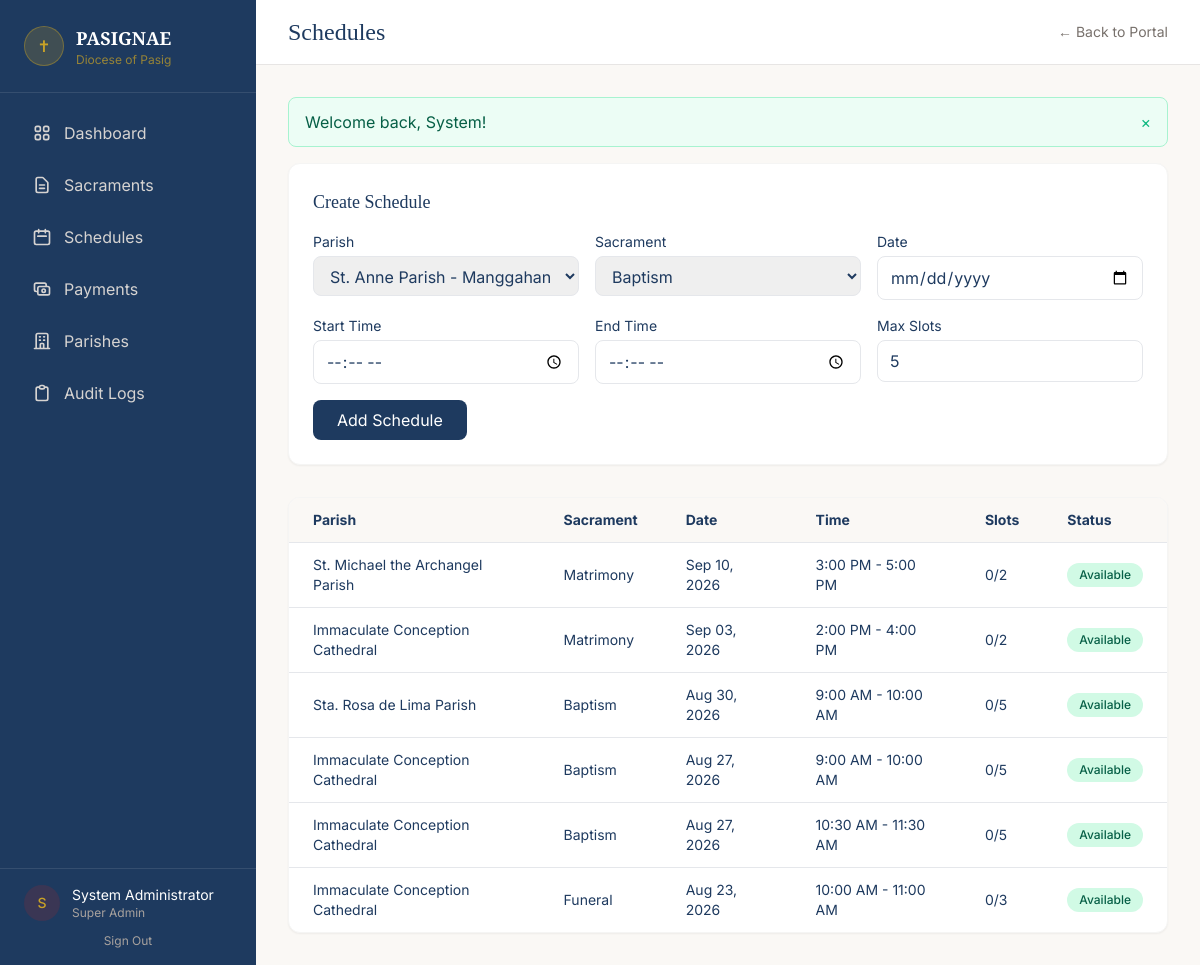
The page /schedules (signed in) on the database its author committed.
### tables this page shows
CREATE TABLE schedules (
    id INT UNSIGNED NOT NULL AUTO_INCREMENT,
    parish_id SMALLINT UNSIGNED NOT NULL,
    sacrament_type_id TINYINT UNSIGNED NOT NULL,
    event_date DATE NOT NULL,
    start_time TIME NOT NULL,
    end_time TIME DEFAULT NULL,
    max_slots TINYINT UNSIGNED NOT NULL DEFAULT 5,
    booked_slots TINYINT UNSIGNED NOT NULL DEFAULT 0,
    status ENUM('available', 'full', 'cancelled') NOT NULL DEFAULT 'available',
    notes TEXT DEFAULT NULL,
    created_at TIMESTAMP NOT NULL DEFAULT CURRENT_TIMESTAMP,
    updated_at TIMESTAMP NOT NULL DEFAULT CURRENT_TIMESTAMP ON UPDATE CURRENT_TIMESTAMP,
    PRIMARY KEY (id),
    FOREIGN KEY (parish_id) REFERENCES parishes(id) ON DELETE CASCADE,
    FOREIGN KEY (sacrament_type_id) REFERENCES sacrament_types(id) ON DELETE RESTRICT,
    INDEX idx_parish_date (parish_id, event_date),
    INDEX idx_sacrament (sacrament_type_id)
);

CREATE TABLE parishes (
    id SMALLINT UNSIGNED NOT NULL AUTO_INCREMENT,
    vicariate_id SMALLINT UNSIGNED NOT NULL,
    name VARCHAR(200) NOT NULL,
    address_id INT UNSIGNED DEFAULT NULL,
    contact_number VARCHAR(20) DEFAULT NULL,
    email VARCHAR(150) DEFAULT NULL,
    priest_name VARCHAR(150) DEFAULT NULL,
    status ENUM('active', 'inactive') NOT NULL DEFAULT 'active',
    created_at TIMESTAMP NOT NULL DEFAULT CURRENT_TIMESTAMP,
    updated_at TIMESTAMP NOT NULL DEFAULT CURRENT_TIMESTAMP ON UPDATE CURRENT_TIMESTAMP,
    PRIMARY KEY (id),
    FOREIGN KEY (vicariate_id) REFERENCES vicariates(id) ON DELETE RESTRICT,
    FOREIGN KEY (address_id) REFERENCES addresses(id) ON DELETE SET NULL,
    INDEX idx_vicariate (vicariate_id)
);

CREATE TABLE sacrament_types (
    id TINYINT UNSIGNED NOT NULL AUTO_INCREMENT,
    name VARCHAR(50) NOT NULL UNIQUE,
    slug VARCHAR(50) NOT NULL UNIQUE,
    description TEXT DEFAULT NULL,
    fee DECIMAL(10,2) NOT NULL DEFAULT 0.00,
    created_at TIMESTAMP NOT NULL DEFAULT CURRENT_TIMESTAMP,
    PRIMARY KEY (id)
);

### app/Helpers/functions.php (called while the page is built, shortened)
<?php
function config(string $key, mixed $default = null): mixed
{
    static $config = null;
    if ($config === null) {
        $config = require BASE_PATH . '/config/app.php';
    }
    $keys = explode('.', $key);
    $value = $config;
    foreach ($keys as $k) {
        $value = $value[$k];
    }
    return $value;
}
function base_url(string $path = ''): string
{
    $base = rtrim(config('url'), '/');
    $path = ltrim($path, '/');
    return $path ? "{$base}/{$path}" : $base;
}
function view(string $template, array $data = []): void
{
    extract($data);
    $file = VIEW_PATH . '/' . str_replace('.', '/', $template) . '.php';
    require $file;
}
function e(?string $value): string
{
    return htmlspecialchars($value ?? '', ENT_QUOTES, 'UTF-8');
}
function auth(): ?array
{
    return $_SESSION['user'] ?? null;
}
function can_access(string $permission): bool
{
    $user = auth();
    $permissions = [
        'super_admin' => ['*'],
        'diocese_admin' => ['dashboard.diocese', 'parishes', 'reports', 'users', 'sacraments', 'schedules', 'payments', 'audit'],
        'parish_admin' => ['dashboard.parish', 'parishes.view', 'reports.parish', 'users.parish', 'sacraments', 'schedules', 'payments', 'audit'],
        'parish_staff' => ['dashboard.parish', 'sacraments', 'schedules', 'payments'],
        'parish_priest' => ['dashboard.parish', 'sacraments', 'schedules'],
        'chancery' => ['dashboard.diocese', 'reports', 'sacraments.view', 'audit'],
        'parishioner' => ['dashboard.user', 'sacraments', 'payments'],
    ];
    $rolePerms = $permissions[$user['role_slug']] ?? [];
    if (in_array('*', $rolePerms, true)) {
        return true;
    }
    return in_array($permission, $rolePerms, true);
}
function format_date(?string $date, string $format = 'M d, Y'): string
{
    return date($format, strtotime($date));
}

### app/Controllers/ScheduleController.php (called while the page is built, shortened)
<?php
class ScheduleController extends Controller
{
    public function index(): void
    {
        $user = auth();
        $parishId = in_array($user['role_slug'], ['parish_admin', 'parish_staff', 'parish_priest'], true)
            ? (int) $user['parish_id'] : null;
        view('schedules.index', [
            'layout' => 'app',
            'title' => 'Schedules',
            'schedules' => (new ScheduleRepository())->getByParish($parishId),
            'parishes' => (new ParishRepository())->getAllWithVicariate(),
            'sacrament_types' => (new SacramentRepository())->getTypes(),
        ]);
    }
}

### index.php (called while the page is built, shortened)
<?php
$router = new Router();
$request = new Request();
$router->dispatch($request);

### config/app.php (called while the page is built)
<?php
$appUrl = 'http://localhost/Pasignae';
if (getenv('DDEV_PRIMARY_URL')) {
    $appUrl = rtrim((string) getenv('DDEV_PRIMARY_URL'), '/');
} elseif (!empty($_SERVER['HTTP_HOST'])) {
    $https = (!empty($_SERVER['HTTPS']) && $_SERVER['HTTPS'] !== 'off')
        || (($_SERVER['HTTP_X_FORWARDED_PROTO'] ?? '') === 'https')
        || (($_SERVER['SERVER_PORT'] ?? '') === '443');
    $scriptDir = str_replace('\\', '/', dirname($_SERVER['SCRIPT_NAME'] ?? '/'));
    $basePath = ($scriptDir === '/' || $scriptDir === '.') ? '' : rtrim($scriptDir, '/');
    $appUrl = ($https ? 'https' : 'http') . '://' . $_SERVER['HTTP_HOST'] . $basePath;
}
return [
    'name' => 'PASIGNAE',
    'full_name' => 'Diocese of Pasig Church Web Portal',
    'url' => $appUrl,
    'timezone' => 'Asia/Manila',
    'debug' => true,
    'session' => [
        'name' => 'pasignae_session',
        'lifetime' => 7200,
    ],
    'mail' => [
        'host' => 'smtp.gmail.com',
        'port' => 587,
        'username' => 'pasignae101@gmail.com',
        'password' => 'nzmi ovua wppf mqop',
        'from_email' => 'pasignae101@gmail.com',
        'from_name' => 'PASIGNAE - Diocese of Pasig',
        'encryption' => 'tls',
    ],
    'otp' => [
        'length' => 6,
        'expiry_minutes' => 15,
    ],
    'scheduling' => [
        'baptism' => [
            'window_days' => 0,
            'window_label' => null,
            'ceremony_label' => 'Baptism',
            'require_full_future_window' => false,
        ],
        'matrimony' => [
            'window_days' => 7,
            'window_label' => '7-Day Marriage Preparation',
            'ceremony_label' => 'Marriage Ceremony',
            'require_full_future_window' => true,
        ],
        'funeral' => [
            'window_days' => 7,
            'window_label' => '7-Day Wake Period',
            'ceremony_label' => 'Funeral Service',
            'require_full_future_window' => false,
        ],
    ],
    'upload' => [
        'max_size' => 5 * 1024 * 1024,
        'allowed_types' => ['pdf', 'jpg', 'jpeg', 'png'],
        'path' => __DIR__ . '/../storage/uploads',
    ],
    'roles' => [
        'super_admin' => 1,
        'diocese_admin' => 2,
        'parish_admin' => 3,
        'parish_staff' => 4,
        'parish_priest' => 5,
        'chancery' => 6,
        'parishioner' => 7,
    ],
];

### app/Repositories/BaseRepository.php (called while the page is built, shortened)
<?php
abstract class BaseRepository
{
    public function __construct()
    {
        $this->db = Database::pdo();
    }
}

### app/Core/Database.php (called while the page is built, shortened)
<?php
class Database
{
    private static ?PDO $connection = null;
    public static function connect(array $config): void
    {
        $dsn = sprintf(
            'mysql:host=%s;port=%d;dbname=%s;charset=%s',
            $config['host'],
            $config['port'],
            $config['database'],
            $config['charset']
        );
        try {
            self::$connection = new PDO($dsn, $config['username'], $config['password'], $config['options']);
        } catch (PDOException $e) {
            if (config('debug')) {
                throw new PDOException('Database connection failed: ' . $e->getMessage());
            }
            throw new PDOException('Database connection failed. Please check your configuration.');
        }
    }
    public static function pdo(): PDO
    {
        return self::$connection;
    }
}

### app/Repositories/ParishRepository.php (called while the page is built, shortened)
<?php
class ParishRepository extends BaseRepository
{
    public function getAllWithVicariate(): array
    {
        $stmt = $this->db->query(
            'SELECT p.*, v.name AS vicariate_name,
                    CONCAT_WS(", ", a.street, a.barangay, a.city, a.province) AS full_address
             FROM parishes p
             JOIN vicariates v ON v.id = p.vicariate_id
             LEFT JOIN addresses a ON a.id = p.address_id
             WHERE p.status = "active"
             ORDER BY v.name, p.name'
        );
        return $stmt->fetchAll();
    }
}

### app/Repositories/SacramentRepository.php (called while the page is built, shortened)
<?php
class SacramentRepository extends BaseRepository
{
    public function getTypes(): array
    {
        return $this->db->query('SELECT * FROM sacrament_types ORDER BY name')->fetchAll();
    }
}

### app/Repositories/ScheduleRepository.php (called while the page is built, shortened)
<?php
class ScheduleRepository extends BaseRepository
{
    public function getByParish(?int $parishId = null): array
    {
        $sql = 'SELECT s.*, st.name AS sacrament_name, p.name AS parish_name
                FROM schedules s
                JOIN sacrament_types st ON st.id = s.sacrament_type_id
                JOIN parishes p ON p.id = s.parish_id';
        $params = [];
        $sql .= ' ORDER BY s.event_date DESC, s.start_time';
        $stmt = $this->db->prepare($sql);
        $stmt->execute($params);
        return $stmt->fetchAll();
    }
}

### views/schedules/index.php (the view, shortened to what this page needs)
<?php if (can_access('schedules')): ?>
<div class="bg-white rounded-xl border border-stone-100 p-6 mb-8 shadow-sm">
    <h2 class="font-display text-lg text-navy mb-4">Create Schedule</h2>
    <form method="POST" action="<?= base_url('schedules') ?>" class="grid sm:grid-cols-2 lg:grid-cols-3 gap-4">
        <div>
            <label class="block text-sm mb-1">Parish</label>
            <select name="parish_id" required class="w-full px-3 py-2 border rounded-lg outline-none focus:ring-2 focus:ring-gold/30">
                <?php foreach ($parishes as $p): ?><option value="<?= $p['id'] ?>"><?= e($p['name']) ?></option><?php endforeach; ?>
            </select>
        </div>
        <div>
            <label class="block text-sm mb-1">Sacrament</label>
            <select name="sacrament_type_id" required class="w-full px-3 py-2 border rounded-lg outline-none">
                <?php foreach ($sacrament_types as $t): ?><option value="<?= $t['id'] ?>"><?= e($t['name']) ?></option><?php endforeach; ?>
            </select>
        </div>
        <div>
            <label class="block text-sm mb-1">Date</label>
            <input type="date" name="event_date" required class="w-full px-3 py-2 border rounded-lg outline-none">
        </div>
        <div>
            <label class="block text-sm mb-1">Start Time</label>
            <input type="time" name="start_time" required class="w-full px-3 py-2 border rounded-lg outline-none">
        </div>
        <div>
            <label class="block text-sm mb-1">End Time</label>
            <input type="time" name="end_time" class="w-full px-3 py-2 border rounded-lg outline-none">
        </div>
        <div>
            <label class="block text-sm mb-1">Max Slots</label>
            <input type="number" name="max_slots" value="5" min="1" class="w-full px-3 py-2 border rounded-lg outline-none">
        </div>
        <div class="sm:col-span-2 lg:col-span-3">
            <button type="submit" class="px-6 py-2 bg-navy text-white rounded-lg hover:bg-navy/90 transition">Add Schedule</button>
        </div>
    </form>
</div>
<?php endif; ?>
<div class="bg-white rounded-xl border border-stone-100 overflow-hidden shadow-sm">
    <div class="overflow-x-auto">
        <table class="w-full text-sm">
            <thead class="bg-cream"><tr>
                <th class="text-left px-6 py-3">Parish</th>
                <th class="text-left px-6 py-3">Sacrament</th>
                <th class="text-left px-6 py-3">Date</th>
                <th class="text-left px-6 py-3">Time</th>
                <th class="text-left px-6 py-3">Slots</th>
                <th class="text-left px-6 py-3">Status</th>
            </tr></thead>
            <tbody>
                <?php foreach ($schedules as $s): ?>
                <tr class="border-t hover:bg-cream/30">
                    <td class="px-6 py-3"><?= e($s['parish_name']) ?></td>
                    <td class="px-6 py-3"><?= e($s['sacrament_name']) ?></td>
                    <td class="px-6 py-3"><?= format_date($s['event_date']) ?></td>
                    <td class="px-6 py-3"><?= date('g:i A', strtotime($s['start_time'])) ?><?= $s['end_time'] ? ' - ' . date('g:i A', strtotime($s['end_time'])) : '' ?></td>
                    <td class="px-6 py-3"><?= $s['booked_slots'] ?>/<?= $s['max_slots'] ?></td>
                    <td class="px-6 py-3"><?php $status = $s['status']; require VIEW_PATH . '/components/status-badge.php'; ?></td>
                </tr>
                <?php endforeach; ?>
            </tbody>
        </table>
    </div>
</div>

### views/components/status-badge.php
<?php
$status = $status ?? 'pending';
$classes = match($status) {
    'pending' => 'badge-pending',
    'approved' => 'badge-approved',
    'rejected' => 'badge-rejected',
    'completed' => 'badge-completed',
    'cancelled' => 'badge-cancelled',
    'paid' => 'badge-paid',
    'active' => 'badge-approved',
    'inactive' => 'badge-cancelled',
    'available' => 'badge-approved',
    'full' => 'badge-pending',
    default => 'badge-pending',
};
?>
<span class="inline-flex items-center rounded-full px-3 py-1 text-xs font-medium <?= $classes ?>">
    <?= e(ucfirst($status)) ?>
</span>

### app/Core/Router.php (shortened to what this page needs)
<?php
class Router
{
    private array $routes = [];
    private function add(string $method, string $path, array $handler, array $middleware): void
    {
        $this->routes[] = [
            'method' => $method,
            'path' => $this->normalize($path),
            'handler' => $handler,
            'middleware' => $middleware,
        ];
    }
    public function dispatch(Request $request): void
    {
        $uri = $this->normalize($request->uri());
        $method = $request->method();
        foreach ($this->routes as $route) {
            if ($route['method'] !== $method) {
                continue;
            }
            $params = $this->match($route['path'], $uri);
            if ($params === false) {
                continue;
            }
            [$controller, $action] = $route['handler'];
            $instance = new $controller();
            call_user_func_array([$instance, $action], $params);
            return;
        }
    }
    private function normalize(string $path): string
    {
        return '/' . trim($path, '/');
    }
    private function match(string $routePath, string $uri): array|false
    {
        $pattern = preg_replace('/\{([a-zA-Z_]+)\}/', '([^/]+)', $routePath);
        $pattern = '#^' . $pattern . '$#';
        if (!preg_match($pattern, $uri, $matches)) {
            return false;
        }
        array_shift($matches);
        return $matches;
    }
}

### rows shown on the page
schedules: parish.name "St. Michael the Archangel Parish", sacrament_type.name "Matrimony", event_date "Sep 10, 2026", start_time "3:00 PM", end_time "5:00 PM", booked_slots "0", max_slots "2", status "Available"
schedules: parish.name "Immaculate Conception Cathedral", sacrament_type.name "Matrimony", event_date "Sep 03, 2026", start_time "2:00 PM", end_time "4:00 PM", booked_slots "0", max_slots "2", status "Available"
schedules: parish.name "Sta. Rosa de Lima Parish", sacrament_type.name "Baptism", event_date "Aug 30, 2026", start_time "9:00 AM", end_time "10:00 AM", booked_slots "0", max_slots "5", status "Available"
schedules: parish.name "Immaculate Conception Cathedral", sacrament_type.name "Baptism", event_date "Aug 27, 2026", start_time "9:00 AM", end_time "10:00 AM", booked_slots "0", max_slots "5", status "Available"
schedules: parish.name "Immaculate Conception Cathedral", sacrament_type.name "Baptism", event_date "Aug 27, 2026", start_time "10:30 AM", end_time "11:30 AM", booked_slots "0", max_slots "5", status "Available"
schedules: parish.name "Immaculate Conception Cathedral", sacrament_type.name "Funeral", event_date "Aug 23, 2026", start_time "10:00 AM", end_time "11:00 AM", booked_slots "0", max_slots "3", status "Available"

### other values the page prints
$msg "Welcome back, System!"
form field parish_id "St. Anne Parish - Manggahan"
form field sacrament_type_id "Baptism"
